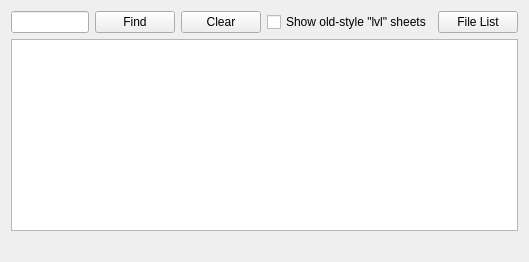
<ui version="4.0" >
 <class>Form</class>
 <widget class="QWidget" name="Form" >
  <property name="geometry" >
   <rect>
    <x>0</x>
    <y>0</y>
    <width>529</width>
    <height>262</height>
   </rect>
  </property>
  <property name="windowTitle" >
   <string>Words Dic</string>
  </property>
  <property name="windowIcon" >
   <iconset resource="words_dic_Qt.qrc" >
    <normaloff>:/nel.png</normaloff>:/nel.png</iconset>
  </property>
  <property name="autoFillBackground" >
   <bool>false</bool>
  </property>
  <layout class="QVBoxLayout" name="verticalLayout" >
   <item>
    <layout class="QHBoxLayout" name="horizontalLayout" >
     <item>
      <widget class="QLineEdit" name="lookUpEdit" />
     </item>
     <item>
      <widget class="QPushButton" name="findButton" >
       <property name="text" >
        <string>Find</string>
       </property>
      </widget>
     </item>
     <item>
      <widget class="QPushButton" name="clearButton" >
       <property name="text" >
        <string>Clear</string>
       </property>
      </widget>
     </item>
     <item>
      <widget class="QCheckBox" name="showAllCheckBox" >
       <property name="text" >
        <string>Show old-style "lvl" sheets</string>
       </property>
       <property name="checked" >
        <bool>false</bool>
       </property>
      </widget>
     </item>
     <item>
      <widget class="QPushButton" name="fileListButton" >
       <property name="text" >
        <string>File List</string>
       </property>
      </widget>
     </item>
    </layout>
   </item>
   <item>
    <widget class="QListWidget" name="resultsListWidget" >
     <property name="editTriggers" >
      <set>QAbstractItemView::CurrentChanged</set>
     </property>
     <property name="sortingEnabled" >
      <bool>false</bool>
     </property>
    </widget>
   </item>
   <item>
    <widget class="QLabel" name="statusLabel" >
     <property name="text" >
      <string/>
     </property>
    </widget>
   </item>
  </layout>
 </widget>
 <resources>
  <include location="words_dic_Qt.qrc" />
 </resources>
 <connections/>
</ui>
